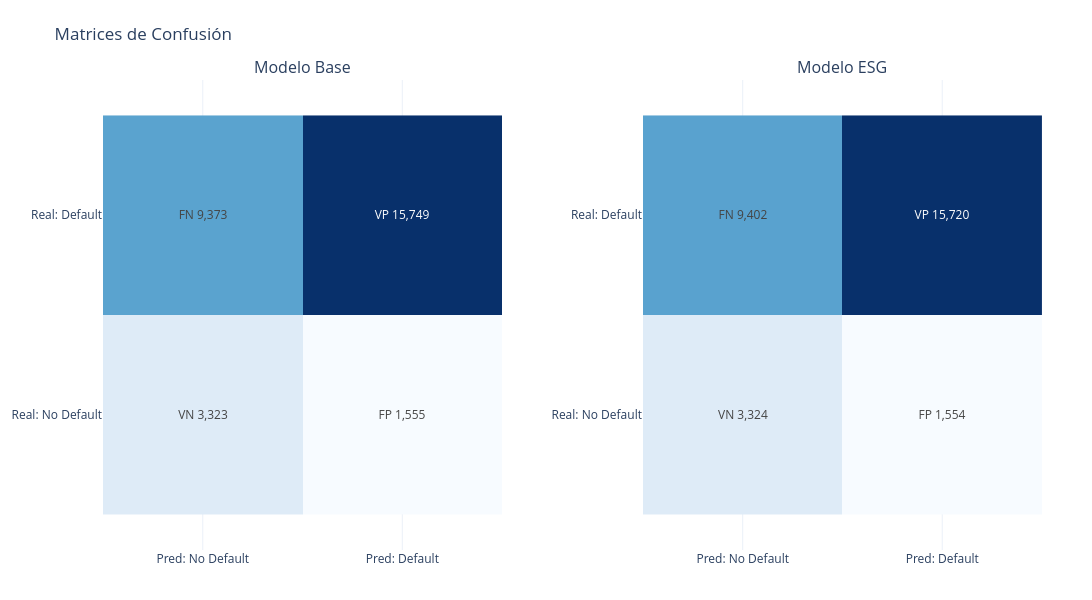

Notebook cell for this chart:
### Markdown cell above
## 6. Matrices de confusión

### Code cell
fpr, tpr, thresholds = roc_curve(y_test, prob_base)
ks = tpr - fpr
umbral = thresholds[np.argmax(ks)]

fig = make_subplots(rows=1, cols=2, subplot_titles=['Modelo Base', 'Modelo ESG'], horizontal_spacing=0.15)

for i, (nombre, probs) in enumerate([('Base', prob_base), ('ESG', prob_esg)], 1):
    preds = (probs >= umbral).astype(int)
    cm = confusion_matrix(y_test, preds)

    labels = [[f'VN\n{cm[0,0]:,}', f'FP\n{cm[0,1]:,}'],
              [f'FN\n{cm[1,0]:,}', f'VP\n{cm[1,1]:,}']]

    fig.add_trace(go.Heatmap(
        z=cm,
        x=['Pred: No Default', 'Pred: Default'],
        y=['Real: No Default', 'Real: Default'],
        text=labels,
        texttemplate="%{text}",
        textfont={"size": 12},
        colorscale='Blues',
        showscale=False
    ), row=1, col=i)

fig.update_layout(
    title=f'Matrices de Confusión',
    template='plotly_white',
    width=1100,
    height=600,
    margin=dict(t=80, l=50, r=50, b=50)
)

fig.update_yaxes(scaleanchor="x", scaleratio=1)

fig.show()

### Figure 1 — Plotly figure (JSON) as saved in the notebook; plotly's stock layout.template omitted (floating-point values rounded to 4 significant figures)
{"data": [{"colorscale": [[0, "rgb(247,251,255)"], [0.125, "rgb(222,235,247)"], [0.25, "rgb(198,219,239)"], [0.375, "rgb(158,202,225)"], [0.5, "rgb(107,174,214)"], [0.625, "rgb(66,146,198)"], [0.75, "rgb(33,113,181)"], [0.875, "rgb(8,81,156)"], [1, "rgb(8,48,107)"]], "showscale": false, "text": [["VN\n3,323", "FP\n1,555"], ["FN\n9,373", "VP\n15,749"]], "textfont": {"size": 12}, "texttemplate": "%{text}", "type": "heatmap", "x": ["Pred: No Default", "Pred: Default"], "xaxis": "x", "y": ["Real: No Default", "Real: Default"], "yaxis": "y", "z": [[3323, 1555], [9373, 15749]]}, {"colorscale": [[0, "rgb(247,251,255)"], [0.125, "rgb(222,235,247)"], [0.25, "rgb(198,219,239)"], [0.375, "rgb(158,202,225)"], [0.5, "rgb(107,174,214)"], [0.625, "rgb(66,146,198)"], [0.75, "rgb(33,113,181)"], [0.875, "rgb(8,81,156)"], [1, "rgb(8,48,107)"]], "showscale": false, "text": [["VN\n3,324", "FP\n1,554"], ["FN\n9,402", "VP\n15,720"]], "textfont": {"size": 12}, "texttemplate": "%{text}", "type": "heatmap", "x": ["Pred: No Default", "Pred: Default"], "xaxis": "x2", "y": ["Real: No Default", "Real: Default"], "yaxis": "y2", "z": [[3324, 1554], [9402, 15720]]}], "layout": {"annotations": [{"font": {"size": 16}, "showarrow": false, "text": "Modelo Base", "x": 0.2125, "xanchor": "center", "xref": "paper", "y": 1, "yanchor": "bottom", "yref": "paper"}, {"font": {"size": 16}, "showarrow": false, "text": "Modelo ESG", "x": 0.7875, "xanchor": "center", "xref": "paper", "y": 1, "yanchor": "bottom", "yref": "paper"}], "height": 600, "margin": {"b": 50, "l": 50, "r": 50, "t": 80}, "title": {"text": "Matrices de Confusión"}, "width": 1100, "xaxis": {"anchor": "y", "domain": [0, 0.425]}, "xaxis2": {"anchor": "y2", "domain": [0.575, 1]}, "yaxis": {"anchor": "x", "domain": [0, 1], "scaleanchor": "x", "scaleratio": 1}, "yaxis2": {"anchor": "x2", "domain": [0, 1], "scaleanchor": "x", "scaleratio": 1}}}
